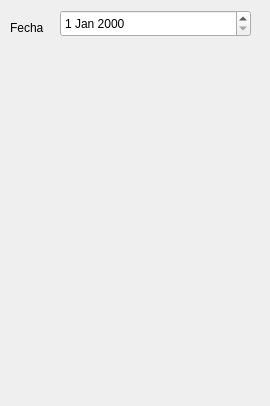
<?xml version="1.0" encoding="UTF-8"?>
<ui version="4.0">
 <class>Dialog</class>
 <widget class="QDialog" name="Dialog">
  <property name="geometry">
   <rect>
    <x>0</x>
    <y>0</y>
    <width>270</width>
    <height>406</height>
   </rect>
  </property>
  <property name="windowTitle">
   <string>Dialog</string>
  </property>
  <widget class="QLabel" name="label">
   <property name="geometry">
    <rect>
     <x>10</x>
     <y>20</y>
     <width>59</width>
     <height>15</height>
    </rect>
   </property>
   <property name="text">
    <string>Fecha</string>
   </property>
  </widget>
  <widget class="QDateEdit" name="dateEdit">
   <property name="geometry">
    <rect>
     <x>60</x>
     <y>10</y>
     <width>191</width>
     <height>27</height>
    </rect>
   </property>
  </widget>
 </widget>
 <resources/>
 <connections/>
</ui>
